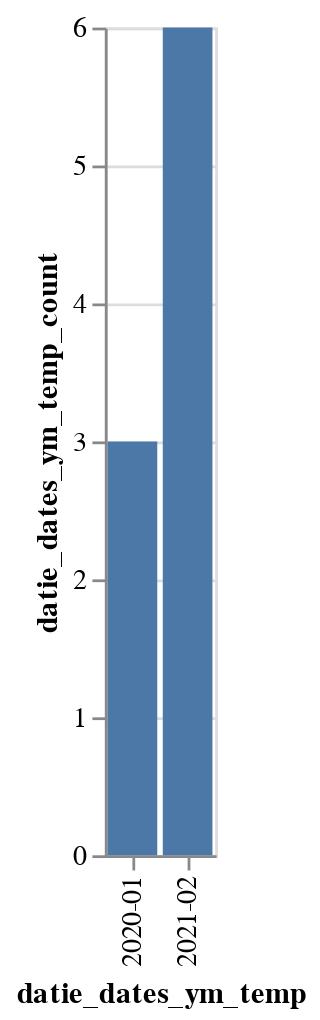

Notebook source saved alongside this figure:
### Code cell
cm.chart_me(df, ['datie_dates'])[0]

### Figure 1 — Vega-Lite specification as saved in the notebook (floating-point values rounded to 4 significant figures)
{"config": {"view": {"continuousWidth": 400, "continuousHeight": 300}}, "data": {"name": "data-0c5ef37ad6a4dec83e0875f7e9f90730"}, "mark": "bar", "encoding": {"x": {"field": "datie_dates_ym_temp", "type": "ordinal"}, "y": {"field": "datie_dates_ym_temp_count", "type": "quantitative"}}, "$schema": "https://vega.github.io/schema/vega-lite/v4.17.0.json", "datasets": {"data-0c5ef37ad6a4dec83e0875f7e9f90730": [{"datie_dates_ym_temp": "2020-01", "datie_dates_ym_temp_count": 3}, {"datie_dates_ym_temp": "2021-02", "datie_dates_ym_temp_count": 6}]}}
